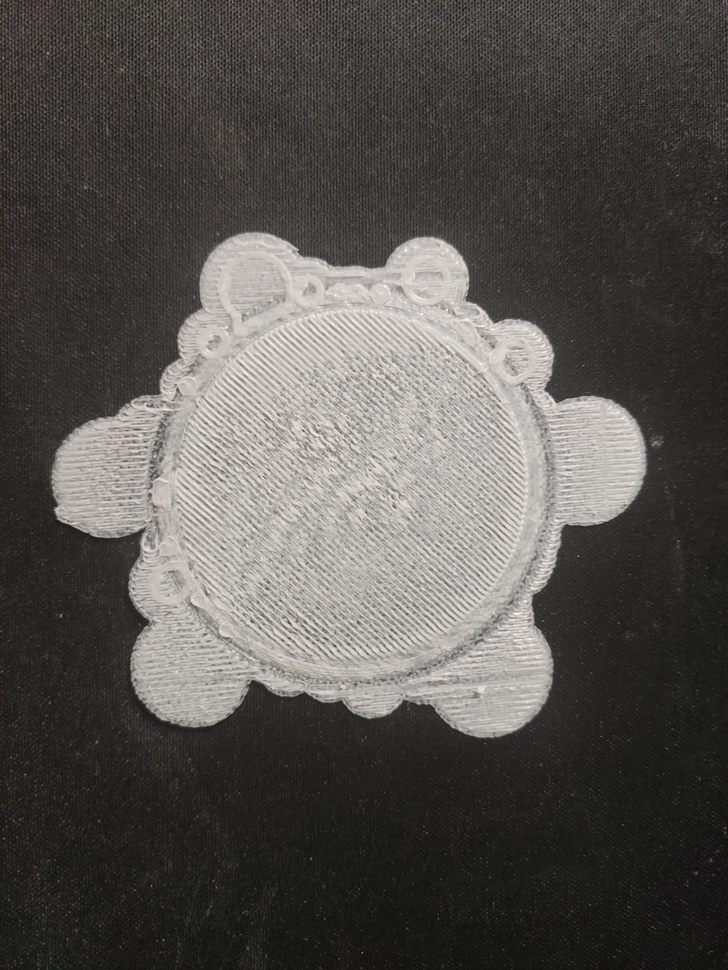
#> input picture DATA/Input/low_extrusor_3d_printing.png, 728 x 970 px, shrunk from 1537 x 2048 before the run, found by its file name
$ jupyter execute thresholding.ipynb   (shell and % lines are left out)
#> lines starting #> are read from the running program, lines starting #| are printed output that depends on the picture; after the words box and inside, x2 and y2 are one past the last pixel; in counts of white or black regions, pixels touching at a corner belong together
## Import libraries

[cell 1]
import cv2 as cv
import numpy as np
import matplotlib.pyplot as plt

## Functions

[cell 2]
def display_image(img):
    fig = plt.figure(figsize=(6,6))
    ax = fig.add_subplot(111)
    ax.imshow(img, cmap="gray")

## Extract and transform image

[cell 3]
image = cv.imread("../data/input/low_extrusor_3d_printing.png")
#> image is the input picture: shape (970, 728, 3); mean B, G, R 79.7, 82.5, 85.4
image = cv.cvtColor(image, cv.COLOR_BGR2RGB)
# Convert the image to grayscale and blur it slightly
# Blurring the image helps remove some of the high frequency edges in the image and allow a more clean segmentation
gray_image = cv.cvtColor(image, cv.COLOR_RGB2GRAY)
gray_image = cv.GaussianBlur(gray_image, (7, 7), 0)

[cell 4]
display_image(image)
display_image(gray_image)

## Threshold types

###
***
$\mathbf{\text{Binary Threshold Function}}$<br>
***
$$
dst(x,y) = \left\{
     \begin{array}{ll}
          maxval & if src(x,y) > thresh \\
          0 & otherwise
     \end{array}
     \right.
$$

[cell 5]
ret, thresh_binary = cv.threshold(gray_image, 127, 255, cv.THRESH_BINARY)
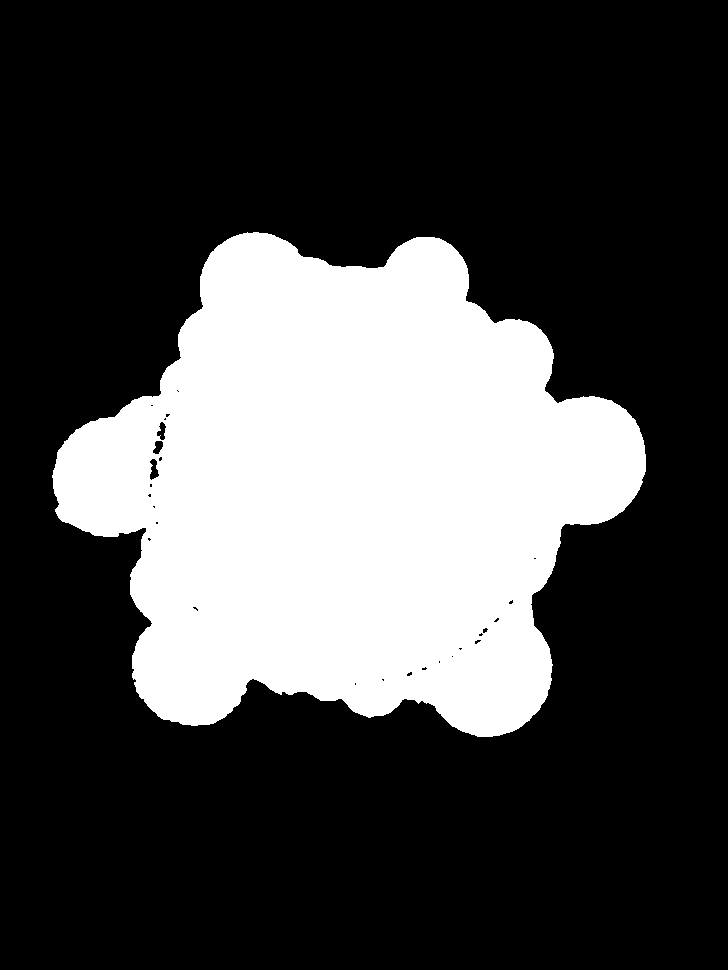
#> thresh_binary: shape (970, 728); 27.9% white; 1 white region, box (x1, y1, x2, y2) and area: (52, 232, 646, 737) 196768
print(ret)

[cell 6]
display_image(thresh_binary)

###
***
$\mathbf{\text{Binary Inv Threshold Function}}$<br>
***
$$
dst(x,y) = \left\{
     \begin{array}{ll}
          0 & if src(x,y) > thresh \\
          maxval & otherwise
     \end{array}
     \right.
$$

[cell 7]
ret, thresh_binary_inv = cv.threshold(gray_image, 127, 255, cv.THRESH_BINARY_INV)
print(ret)

[cell 8]
display_image(thresh_binary_inv)

### Threshold truncation

[cell 9]
ret, thresh_trunc = cv.threshold(gray_image, 127, 255, cv.THRESH_TRUNC)
print(ret)

[cell 10]
display_image(thresh_trunc)

### Threshold to zero

[cell 11]
ret, thresh_to_zero = cv.threshold(gray_image, 127, 255, cv.THRESH_TOZERO)
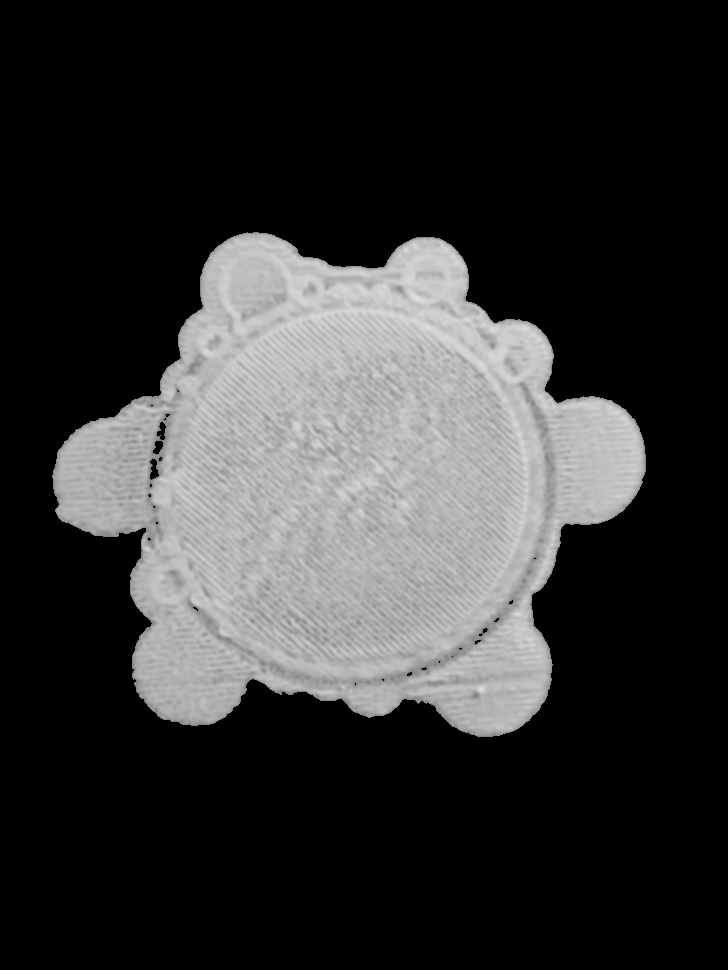
#> thresh_to_zero: shape (970, 728); min 0, max 225, mean 50.5
print(ret)

[cell 12]
display_image(thresh_to_zero)

### Threshold to zero (Inverse)

[cell 13]
ret, thresh_to_zero_inv = cv.threshold(gray_image, 127, 255, cv.THRESH_TOZERO_INV)
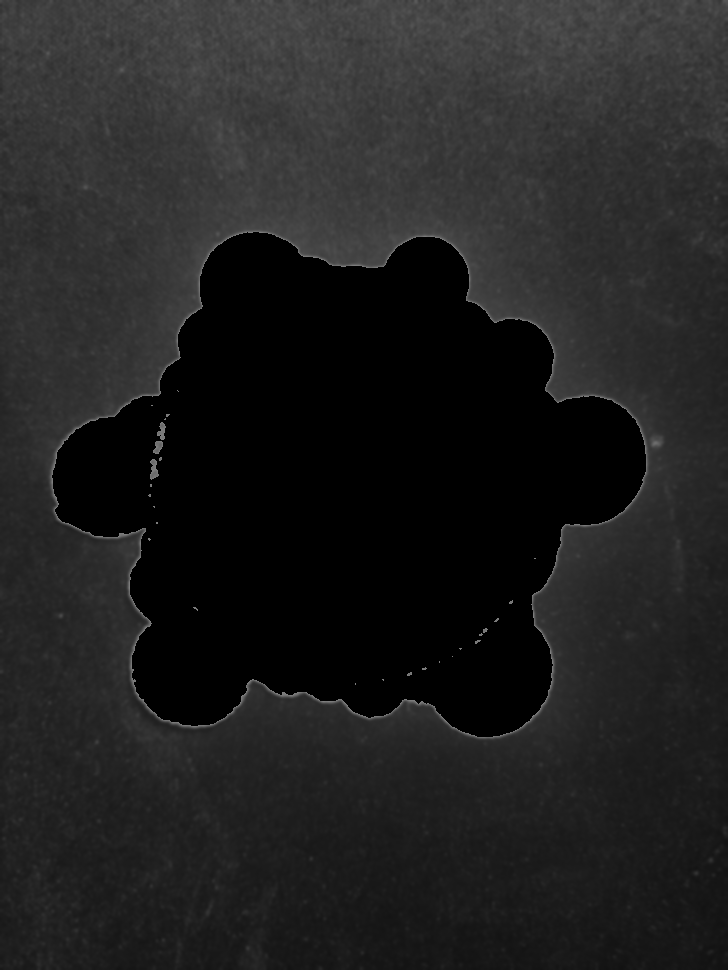
#> thresh_to_zero_inv: shape (970, 728); min 0, max 127, mean 32.5
print(ret)

[cell 14]
display_image(thresh_to_zero_inv)

### Threshold OTSU

[cell 15]
ret, thresh_OTSU = cv.threshold(gray_image, 0, 255, cv.THRESH_BINARY | cv.THRESH_OTSU)
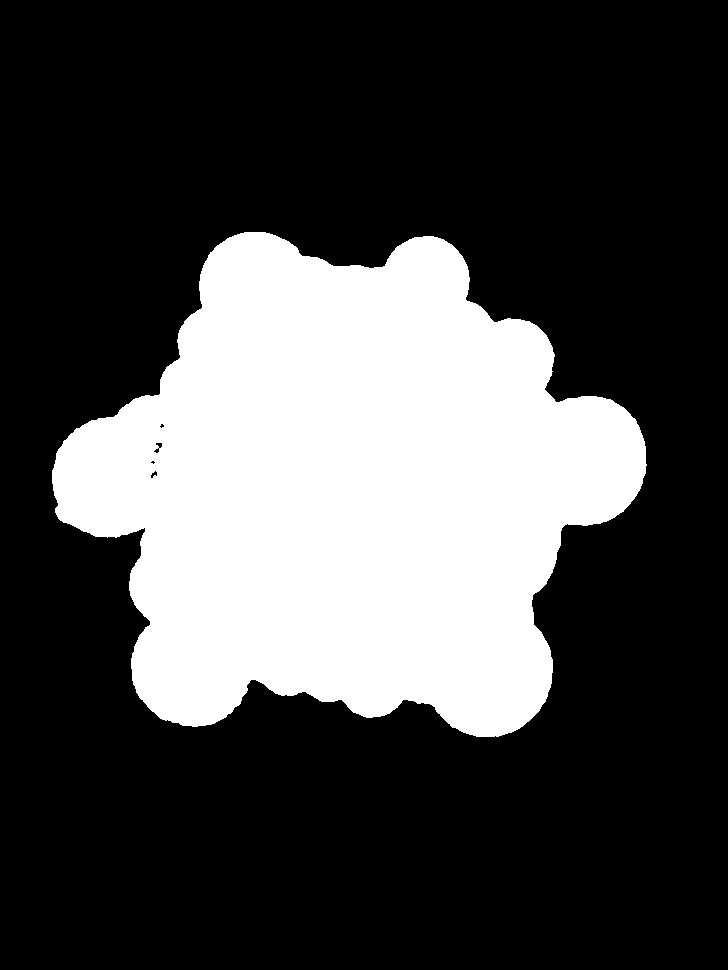
#> thresh_OTSU: shape (970, 728); 28.1% white; 1 white region, box (x1, y1, x2, y2) and area: (52, 232, 647, 737) 198397
#> ret = 112
print(ret)
#| 112.0

[cell 16]
display_image(thresh_OTSU)

### Threshold triangle

[cell 17]
ret, thresh_triangle = cv.threshold(gray_image, 127, 255, cv.THRESH_TRIANGLE)
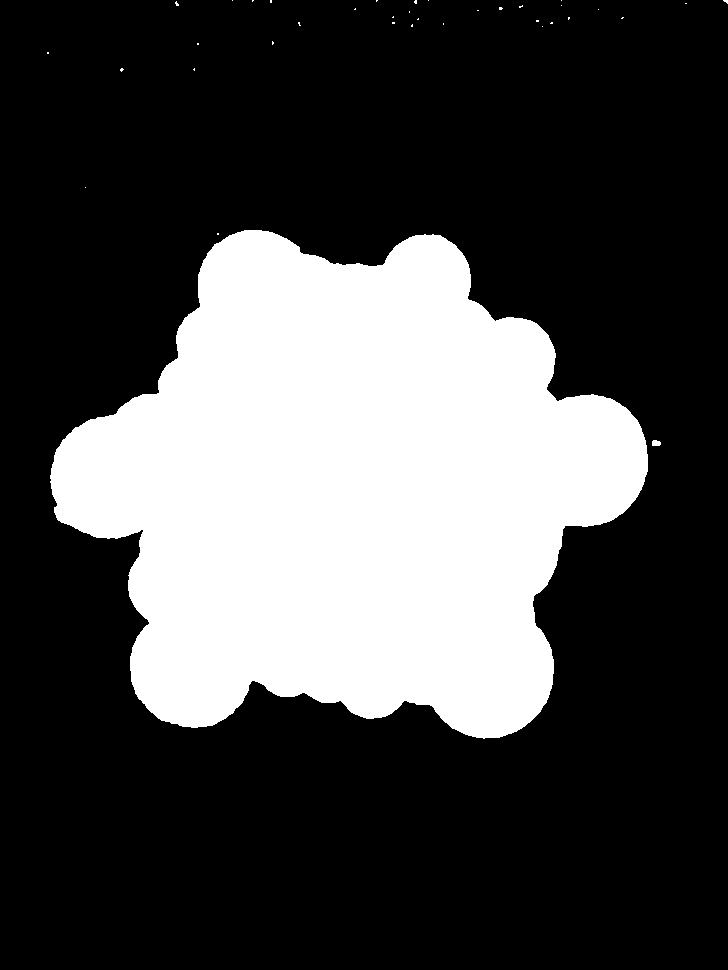
#> thresh_triangle: shape (970, 728); 28.5% white; 37 white regions (35 under 20 px), largest, box (x1, y1, x2, y2) and area: (50, 230, 648, 739) 201300, (652, 440, 661, 446) 47
#> ret = 80
print(ret)
#| 80.0

[cell 18]
display_image(thresh_triangle)

###
***
$\mathbf{\text{Adaptive Threshold}}$<br>
***
$$T = mean(I_{L}) - C$$

[cell 19]
arithmetic_adaptive_thresh = cv.adaptiveThreshold(gray_image, 255, cv.ADAPTIVE_THRESH_MEAN_C, cv.THRESH_BINARY_INV, 21, 10)
#> arithmetic_adaptive_thresh: shape (970, 728); 5.9% white; 1215 white regions (927 under 20 px), largest, box (x1, y1, x2, y2) and area: (42, 223, 657, 747) 17576, (315, 645, 471, 688) 1032, (537, 451, 556, 544) 611
display_image(arithmetic_adaptive_thresh)

[cell 20]
gaussian_adaptive_thresh = cv.adaptiveThreshold(gray_image, 255, cv.ADAPTIVE_THRESH_GAUSSIAN_C, cv.THRESH_BINARY_INV, 21, 4)
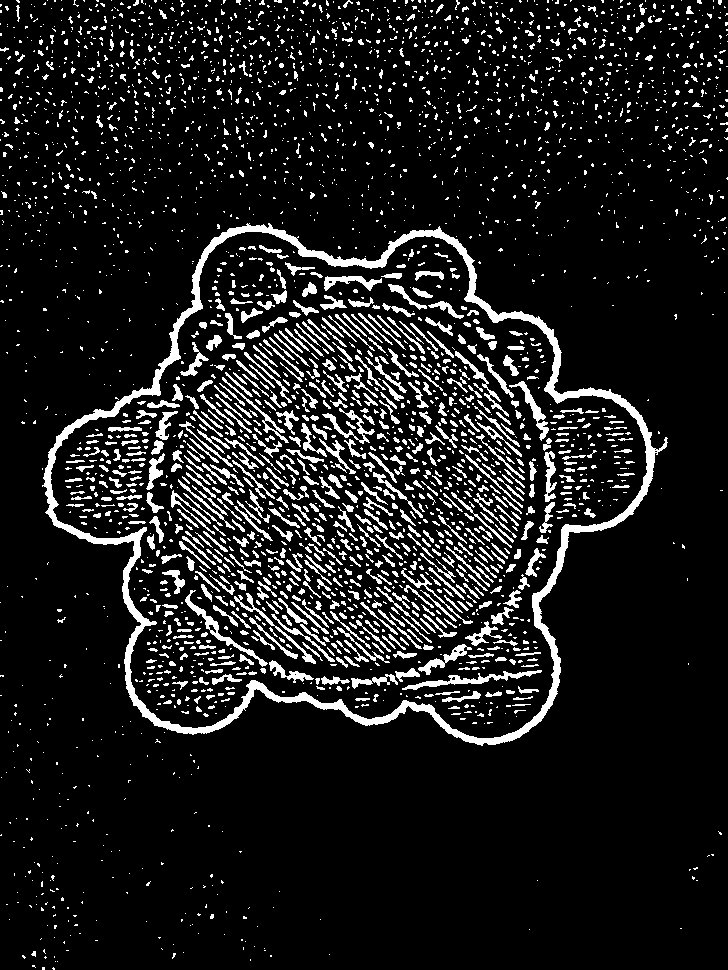
#> gaussian_adaptive_thresh: shape (970, 728); 10.9% white; 3196 white regions (2421 under 20 px), largest, box (x1, y1, x2, y2) and area: (42, 223, 668, 746) 14739, (402, 670, 542, 690) 684, (185, 590, 268, 667) 597
display_image(gaussian_adaptive_thresh)

## Mask images

[cell 21]
masked = cv.bitwise_and(image, image, mask=thresh_binary)
display_image(masked)

$ run again, with DATA/Input/dice_3d_impresion.png copied over DATA/Input/low_extrusor_3d_printing.png
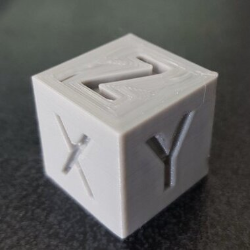
#> input picture DATA/Input/dice_3d_impresion.png, 250 x 250 px, found by its file name
#> image is the input picture: shape (250, 250, 3); mean B, G, R 100.2, 101.4, 101.5
#> `ret, thresh_binary = cv.threshold(gray_image, 127, 255, cv.THRESH_BINA..`:
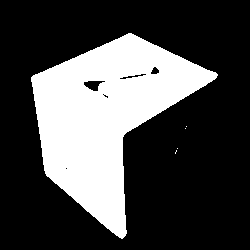
#> thresh_binary: shape (250, 250); 28.6% white; 5 white regions (4 under 20 px), largest, box (x1, y1, x2, y2) and area: (31, 33, 218, 239) 17876
#> thresh_OTSU: shape (250, 250); 28.7% white; 5 white regions (4 under 20 px), largest, box (x1, y1, x2, y2) and area: (31, 33, 218, 239) 17903
#> `ret, thresh_OTSU = cv.threshold(gray_image, 0, 255, cv.THRESH_BINARY |..`: ret = 126
#| 126.0
#> thresh_triangle: shape (250, 250); 30.4% white; 3 white regions, box (x1, y1, x2, y2) and area: (30, 32, 218, 239) 18663, (171, 111, 194, 186) 310, (158, 136, 167, 151) 36
#> `ret, thresh_triangle = cv.threshold(gray_image, 127, 255, cv.THRESH_TR..`: ret = 104
#| 104.0
#> arithmetic_adaptive_thresh: shape (250, 250); 13.2% white; 14 white regions (7 under 20 px), largest, box (x1, y1, x2, y2) and area: (23, 26, 224, 250) 6309, (82, 56, 163, 101) 676, (146, 111, 187, 190) 659
#> `gaussian_adaptive_thresh = cv.adaptiveThreshold(gray_image, 255, cv.AD..`:
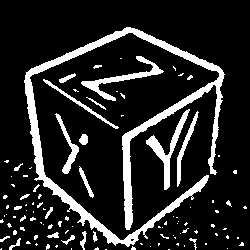
#> gaussian_adaptive_thresh: shape (250, 250); 15% white; 106 white regions (81 under 20 px), largest, box (x1, y1, x2, y2) and area: (24, 27, 225, 247) 5693, (146, 109, 190, 190) 679, (81, 56, 164, 101) 670

$ run again, with DATA/Input/lateral_cube.png copied over DATA/Input/low_extrusor_3d_printing.png
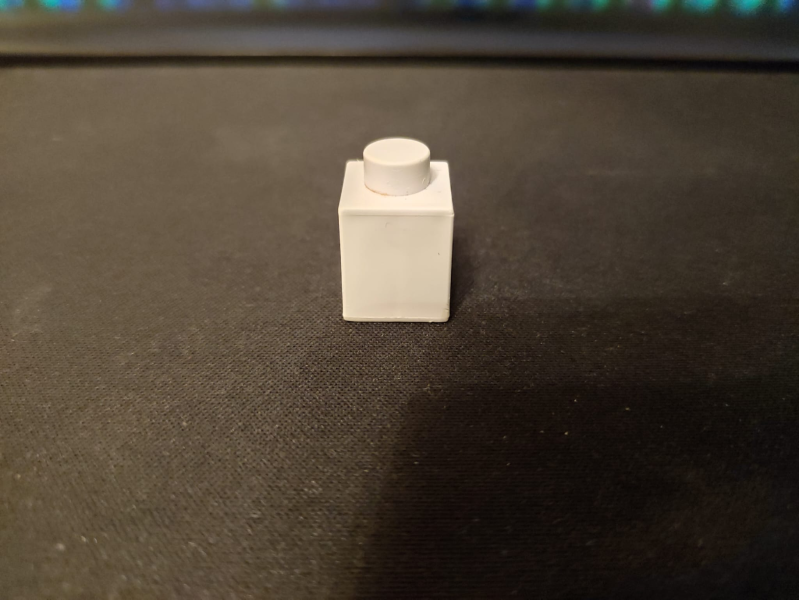
#> input picture DATA/Input/lateral_cube.png, 799 x 600 px, found by its file name
#> image is the input picture: shape (600, 799, 3); mean B, G, R 53.3, 65.9, 76.5
#> thresh_binary: shape (600, 799); 4% white; 3 white regions (2 under 20 px), largest, box (x1, y1, x2, y2) and area: (337, 136, 454, 322) 19147
#> `ret, thresh_OTSU = cv.threshold(gray_image, 0, 255, cv.THRESH_BINARY |..`:
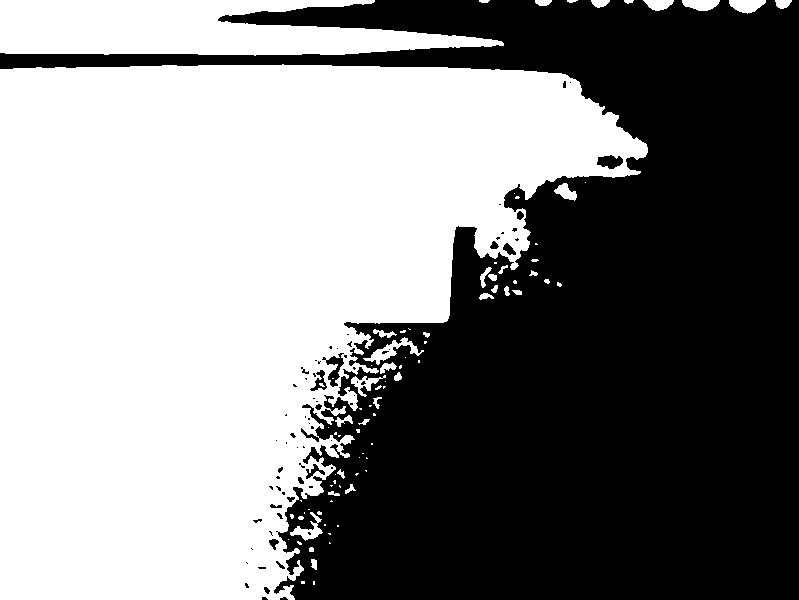
#> thresh_OTSU: shape (600, 799); 52% white; 70 black regions (53 under 20 px), largest, box (x1, y1, x2, y2) and area: (0, 0, 799, 600) 228686, (322, 353, 344, 387) 278, (597, 155, 623, 169) 250
#> `ret, thresh_OTSU = cv.threshold(gray_image, 0, 255, cv.THRESH_BINARY |..`: ret = 66
#| 66.0
#> thresh_triangle: shape (600, 799); 80.8% white; 35 black regions (26 under 20 px), largest, box (x1, y1, x2, y2) and area: (356, 359, 799, 600) 87397, (390, 56, 799, 73) 3434, (449, 10, 521, 22) 556
#> `ret, thresh_triangle = cv.threshold(gray_image, 127, 255, cv.THRESH_TR..`: ret = 26
#| 26.0
#> arithmetic_adaptive_thresh: shape (600, 799); 2.8% white; 76 white regions (68 under 20 px), largest, box (x1, y1, x2, y2) and area: (0, 55, 799, 71) 7207, (329, 129, 463, 331) 5344, (348, 212, 443, 220) 475
#> gaussian_adaptive_thresh: shape (600, 799); 4.5% white; 1018 white regions (905 under 20 px), largest, box (x1, y1, x2, y2) and area: (0, 54, 799, 73) 7331, (331, 130, 461, 332) 4675, (345, 211, 446, 220) 547
#> `masked = cv.bitwise_and(image, image, mask=thresh_binary)`:
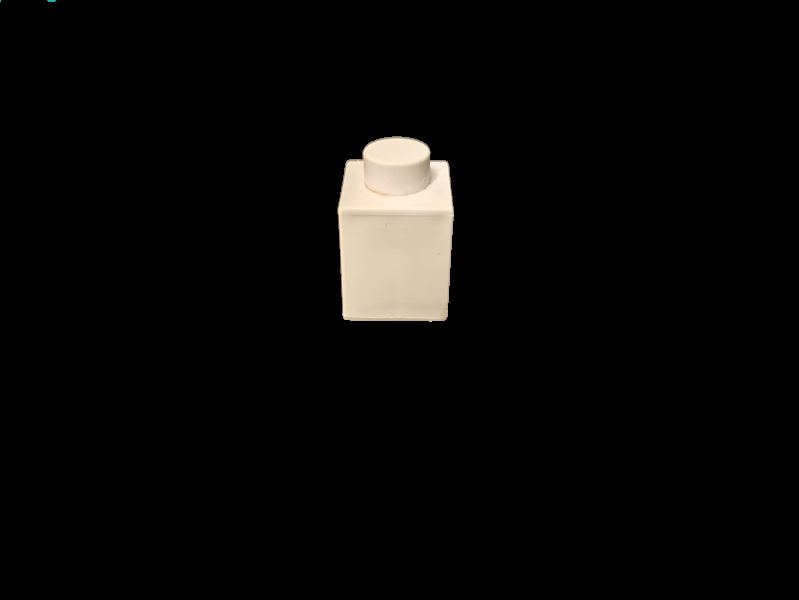
#> masked: shape (600, 799, 3); mean R, G, B 9, 8.3, 7.3
